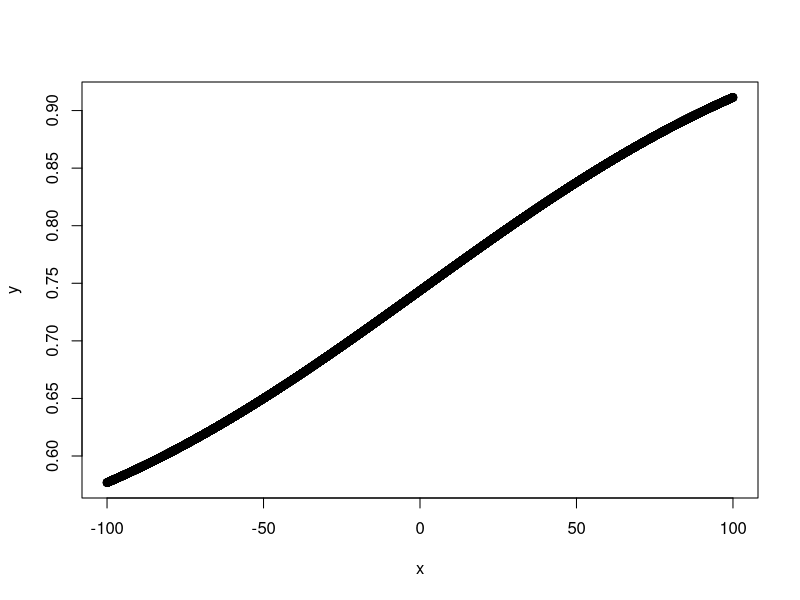

Reproduce this figure in R.
# https://psychopy.org/api/data.html#psychopy.data.PsiHandler

rm(list =ls())

psi_function <- function(x, alpha, beta, delta)
{
    normCdf <- pnorm(x, mean=alpha, sd=beta)
    Y <- 0.5 * delta + (1 - delta) * (0.5 + 0.5 * normCdf)
}

x <- seq(-100, 100, 0.01)
y <- psi_function(x, 0.7, 100, 0.02)

plot(x, y, type='b')
